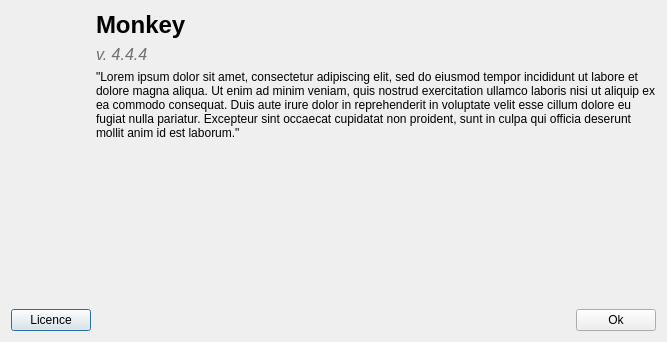
<?xml version="1.0" encoding="UTF-8"?>
<ui version="4.0">
 <class>AboutDialog</class>
 <widget class="QDialog" name="AboutDialog">
  <property name="geometry">
   <rect>
    <x>0</x>
    <y>0</y>
    <width>667</width>
    <height>342</height>
   </rect>
  </property>
  <property name="windowTitle">
   <string>Dialog</string>
  </property>
  <layout class="QGridLayout" name="gridLayout">
   <item row="3" column="0" colspan="3">
    <spacer name="verticalSpacer_2">
     <property name="orientation">
      <enum>Qt::Vertical</enum>
     </property>
     <property name="sizeHint" stdset="0">
      <size>
       <width>20</width>
       <height>40</height>
      </size>
     </property>
    </spacer>
   </item>
   <item row="0" column="1" rowspan="3">
    <spacer name="verticalSpacer">
     <property name="orientation">
      <enum>Qt::Vertical</enum>
     </property>
     <property name="sizeHint" stdset="0">
      <size>
       <width>20</width>
       <height>40</height>
      </size>
     </property>
    </spacer>
   </item>
   <item row="1" column="2">
    <widget class="QLabel" name="label_4">
     <property name="palette">
      <palette>
       <active>
        <colorrole role="WindowText">
         <brush brushstyle="SolidPattern">
          <color alpha="255">
           <red>112</red>
           <green>112</green>
           <blue>112</blue>
          </color>
         </brush>
        </colorrole>
       </active>
       <inactive>
        <colorrole role="WindowText">
         <brush brushstyle="SolidPattern">
          <color alpha="255">
           <red>112</red>
           <green>112</green>
           <blue>112</blue>
          </color>
         </brush>
        </colorrole>
       </inactive>
       <disabled>
        <colorrole role="WindowText">
         <brush brushstyle="SolidPattern">
          <color alpha="255">
           <red>190</red>
           <green>190</green>
           <blue>190</blue>
          </color>
         </brush>
        </colorrole>
       </disabled>
      </palette>
     </property>
     <property name="font">
      <font>
       <pointsize>12</pointsize>
       <italic>true</italic>
      </font>
     </property>
     <property name="text">
      <string>v. 4.4.4</string>
     </property>
    </widget>
   </item>
   <item row="4" column="0" colspan="3">
    <layout class="QHBoxLayout" name="horizontalLayout">
     <item>
      <widget class="QPushButton" name="pb_licence">
       <property name="text">
        <string>Licence</string>
       </property>
      </widget>
     </item>
     <item>
      <spacer name="horizontalSpacer">
       <property name="orientation">
        <enum>Qt::Horizontal</enum>
       </property>
       <property name="sizeHint" stdset="0">
        <size>
         <width>40</width>
         <height>20</height>
        </size>
       </property>
      </spacer>
     </item>
     <item>
      <widget class="QPushButton" name="pb_ok">
       <property name="text">
        <string>Ok</string>
       </property>
      </widget>
     </item>
    </layout>
   </item>
   <item row="0" column="0" rowspan="3">
    <widget class="QLabel" name="label">
     <property name="maximumSize">
      <size>
       <width>200</width>
       <height>200</height>
      </size>
     </property>
     <property name="text">
      <string/>
     </property>
     <property name="pixmap">
      <pixmap>logo.svg</pixmap>
     </property>
     <property name="alignment">
      <set>Qt::AlignHCenter|Qt::AlignTop</set>
     </property>
    </widget>
   </item>
   <item row="2" column="2">
    <widget class="QLabel" name="label_3">
     <property name="text">
      <string>&quot;Lorem ipsum dolor sit amet, consectetur adipiscing elit, sed do eiusmod tempor incididunt ut labore et dolore magna aliqua. Ut enim ad minim veniam, quis nostrud exercitation ullamco laboris nisi ut aliquip ex ea commodo consequat. Duis aute irure dolor in reprehenderit in voluptate velit esse cillum dolore eu fugiat nulla pariatur. Excepteur sint occaecat cupidatat non proident, sunt in culpa qui officia deserunt mollit anim id est laborum.&quot;</string>
     </property>
     <property name="wordWrap">
      <bool>true</bool>
     </property>
    </widget>
   </item>
   <item row="0" column="2">
    <widget class="QLabel" name="label_2">
     <property name="font">
      <font>
       <pointsize>18</pointsize>
       <weight>75</weight>
       <bold>true</bold>
      </font>
     </property>
     <property name="text">
      <string>Monkey</string>
     </property>
     <property name="textFormat">
      <enum>Qt::RichText</enum>
     </property>
     <property name="scaledContents">
      <bool>false</bool>
     </property>
    </widget>
   </item>
  </layout>
 </widget>
 <resources/>
 <connections/>
</ui>
